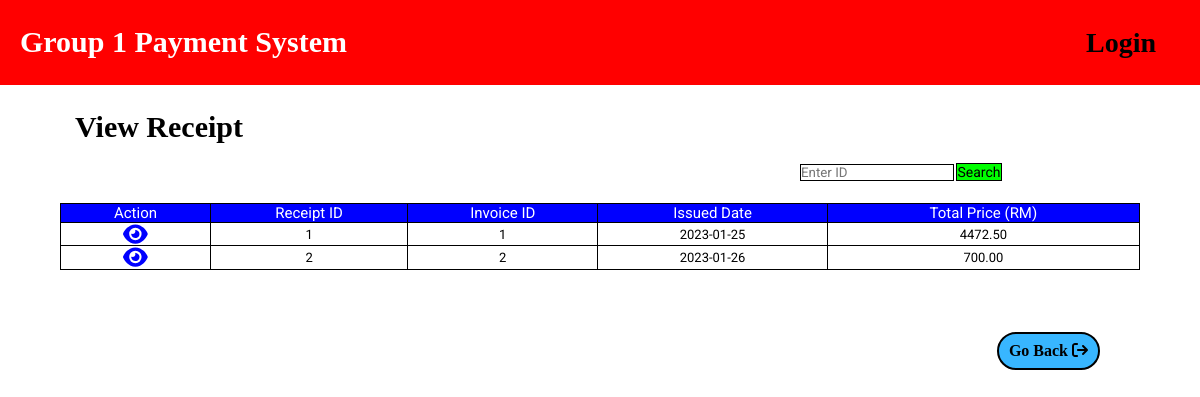
The page /accountant_viewReceipt.php on the database its author committed.
### tables this page shows
CREATE TABLE `receipt` (
  `receiptID` int(10) NOT NULL,
  `issueDate` date DEFAULT NULL,
  `invoiceID` int(10) NOT NULL
);

CREATE TABLE `invoice` (
  `invoiceID` int(10) NOT NULL,
  `dueDate` date NOT NULL,
  `issueDate` date DEFAULT NULL,
  `totalPrice` double(10,2) DEFAULT NULL,
  `invoiceStatus` enum('Approved','Pending','Expired') DEFAULT NULL,
  `vendorID` int(10) NOT NULL,
  `vmanagerID` int(10) DEFAULT NULL,
  `paymentID` int(10) DEFAULT NULL,
  `payStatus` enum('Paid','Pending') NOT NULL,
  `companyID` int(10) NOT NULL,
  `companyName` varchar(100) DEFAULT NULL
);

### accountant_viewReceipt.php (the view, shortened to what this page needs)
<!DOCTYPE html>
<html lang="en">
<head>
<html>
	<link rel="stylesheet" href="css/style.css">
</head>
<body>
	<header>
		<?php
            include "navigation.php";
        ?>
    </header>
	<div style ="margin-top:110px; margin-left:65px;"><h1>View Receipt</h1></div>
		<div>
		<form method="POST">
		<input type="text" name="valuesearch" placeholder="Enter ID" class ="" style="margin-left:800px; margin-top:20px;">
		<input type="submit" name="btnsearch" value="search" class ="btnsearch">
		</form>
		</div>
        <br><br>
		<div>
			<div>
            <center>
				<table style = "width : 90%">
					<thead>
						<tr>
                        <th>Action</th>
                        <th>Receipt ID</th>
                        <th>Invoice ID</th>
                        <th>Issued Date</th>
                        <th>Total Price (RM)</th>
						</tr>
					</thead>
			<?php
			include 'connection.php';
			if(isset($_POST['btnsearch']))
			{
				$valuesearch = $_POST['valuesearch'];
				$result = mysqli_query($connect, "SELECT * FROM `receipt` WHERE `receiptID` LIKE'%$valuesearch%'");
			}
			else
			{
				$result = mysqli_query($connect, "SELECT * FROM receipt");
			}
			while($row = mysqli_fetch_assoc($result))
			{
				$totalPrice = mysqli_fetch_assoc(mysqli_query($connect, "SELECT * FROM invoice WHERE invoiceID = '{$row['invoiceID']}' "));
			?>
					<tbody>
						<tr>
                        <td style="width:150px;"><a href="accountant_receiptDetail.php?view&receiptID=<?php echo $row["receiptID"];?>"><i class="fa fa-eye"></i></a></td>
							<td><?php echo $row["receiptID"];?></td>
							<td><?php echo $row["invoiceID"];?></td>
							<td><?php echo $row["issueDate"];?></td>
							<td><?php echo $totalPrice["totalPrice"];?></td>
						</tr>
					</tbody>
			<?php
			}
			?>
				</table>
                </center>
			</div>
		</div>
    <br><br>
        <button type="button" style ="background-color: #38b6ff; float:right; margin-right:100px;" onclick="window.location.href='accountant_home.php';">  Go Back <i class="fa-solid fa-arrow-right-from-bracket"></i></button>
</body>
</html>

### style.css (style rules this page uses)
:root { --blue:#ff0000; --black:#354046; --white:##ffffff; }
* { font-family: 'Roboto', sans-serif; margin:0;padding:0; box-sizing: border-box; border: none!important; outline: none !important; text-decoration: none!important; text-transform: capitalize; font-weight: 400; transition: all .2s linear; }
html { font-size: 62.5%; overflow-x: hidden; scroll-behavior: smooth!important; }
body { overflow-x: hidden; }
header { width:100%; position: fixed; top:0; left:0; padding:2rem 1rem; z-index:1000; background-color: #ff0000; opacity: 100%; }

### accountant_viewReceipt.php (style rules this page uses)
h1 { font-weight:bold; font-family: Agency FB; font-size: 30px; display:inline; margin: auto; width: 60%; padding: 10px; }
.fa-eye { color:#0000FF; font-size:22px; align:center; position:relative; }
th,td, table { border:1px solid black!important; border-collapse: collapse; text-align:center; }
tr:nth-child(odd) { background-color: #D6EEEE; }
th { font-size:15px; background-color:#0000ff; color:white; }
td { font-size:13px; text-align:center; background-color:white; }
button { font-family: Agency FB; border: 2px solid black!important; border-width: 5px; outline-color: black; padding: 8px 10px; text-align: center; text-decoration: none; display: inline-block; margin: 40px 80px; cursor: pointer; font-weight: bold; border-radius:20px; font-size:16px; background:#90EE90; }
input { border:1px solid black!important; }
.btnsearch { background-color:#00FF00; color:black; font-size:14px; cursor:pointer; }

### rows shown on the page
receipt: receiptID "1", invoiceID "1", issueDate "2023-01-25", invoiceID.totalPrice "4472.50"
receipt: receiptID "2", invoiceID "2", issueDate "2023-01-26", invoiceID.totalPrice "700.00"
